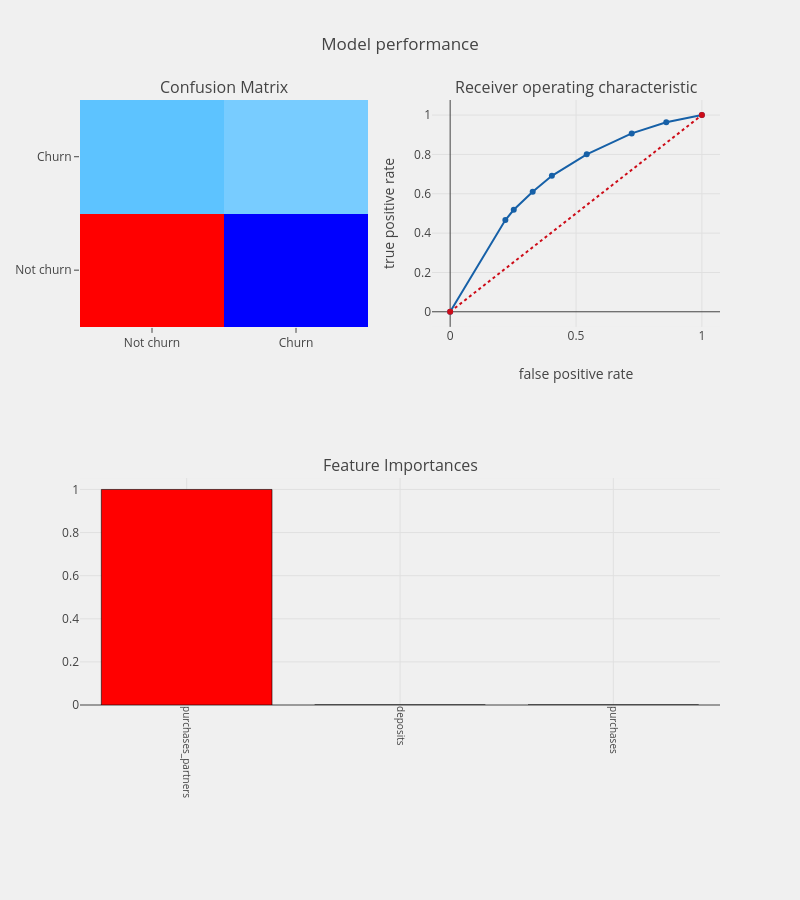

The notebook cell this image was saved under:
### Markdown cell above
#### Using top three categorical features

### Code cell
plot_decision_tree(features_cat,3,"entropy","best",model_performance=True)

### Figure 1 — Plotly figure (JSON) as saved in the notebook; plotly's stock layout.template omitted (floating-point values rounded to 4 significant figures)
{"data": [{"colorscale": "Picnic", "name": "matrix", "showscale": false, "type": "heatmap", "uid": "ee5fd1bf-4267-4440-88f3-3703444c8a5a", "x": ["Not churn", "Churn"], "xaxis": "x", "y": ["Not churn", "Churn"], "yaxis": "y", "z": [[3537, 1196], [1621, 1746]]}, {"line": {"color": "rgb(22, 96, 167)", "width": 2}, "name": "Roc curve: 0.6329343334414115", "type": "scatter", "uid": "d2aad7d3-c562-4dd2-b735-d79d0379839f", "x": [0, 0.2193, 0.2527, 0.3279, 0.4042, 0.5426, 0.7213, 0.8587, 1], "xaxis": "x2", "y": [0, 0.4663, 0.5186, 0.6103, 0.6911, 0.8004, 0.907, 0.9632, 1], "yaxis": "y2"}, {"line": {"color": "rgb(205, 12, 24)", "dash": "dot", "width": 2}, "type": "scatter", "uid": "5abf6102-bf3c-4e51-b11d-436291e0a7ee", "x": [0, 1], "xaxis": "x2", "y": [0, 1], "yaxis": "y2"}, {"marker": {"color": [1, 0, 0], "colorscale": "Picnic", "line": {"color": "black", "width": 0.6}}, "name": "coefficients", "type": "bar", "uid": "dcaacf31-0bc0-4ba6-a829-55c090429bad", "x": ["purchases_partners", "deposits", "purchases"], "xaxis": "x3", "y": [1, 0, 0], "yaxis": "y3"}], "layout": {"annotations": [{"font": {"size": 16}, "showarrow": false, "text": "Confusion Matrix", "x": 0.225, "xanchor": "center", "xref": "paper", "y": 1, "yanchor": "bottom", "yref": "paper"}, {"font": {"size": 16}, "showarrow": false, "text": "Receiver operating characteristic", "x": 0.775, "xanchor": "center", "xref": "paper", "y": 1, "yanchor": "bottom", "yref": "paper"}, {"font": {"size": 16}, "showarrow": false, "text": "Feature Importances", "x": 0.5, "xanchor": "center", "xref": "paper", "y": 0.375, "yanchor": "bottom", "yref": "paper"}], "autosize": false, "height": 900, "margin": {"b": 195}, "paper_bgcolor": "rgba(240,240,240, 0.95)", "plot_bgcolor": "rgba(240,240,240, 0.95)", "showlegend": false, "title": {"text": "Model performance"}, "width": 800, "xaxis": {"anchor": "y", "domain": [0, 0.45]}, "xaxis2": {"anchor": "y2", "domain": [0.55, 1], "title": {"text": "false positive rate"}}, "xaxis3": {"anchor": "y3", "domain": [0, 1], "showgrid": true, "tickangle": 90, "tickfont": {"size": 10}}, "yaxis": {"anchor": "x", "domain": [0.625, 1]}, "yaxis2": {"anchor": "x2", "domain": [0.625, 1], "title": {"text": "true positive rate"}}, "yaxis3": {"anchor": "x3", "domain": [0, 0.375]}}}
